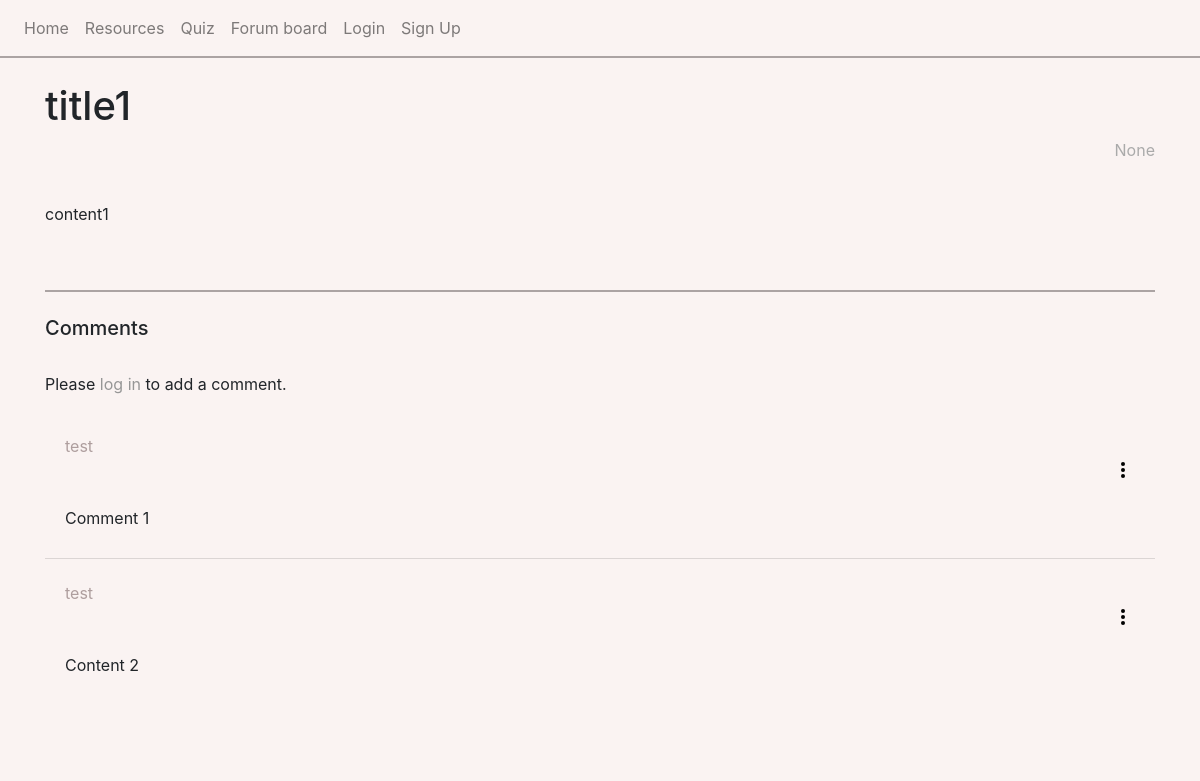
/forum/1/, run on an earlier commit of the app's database.
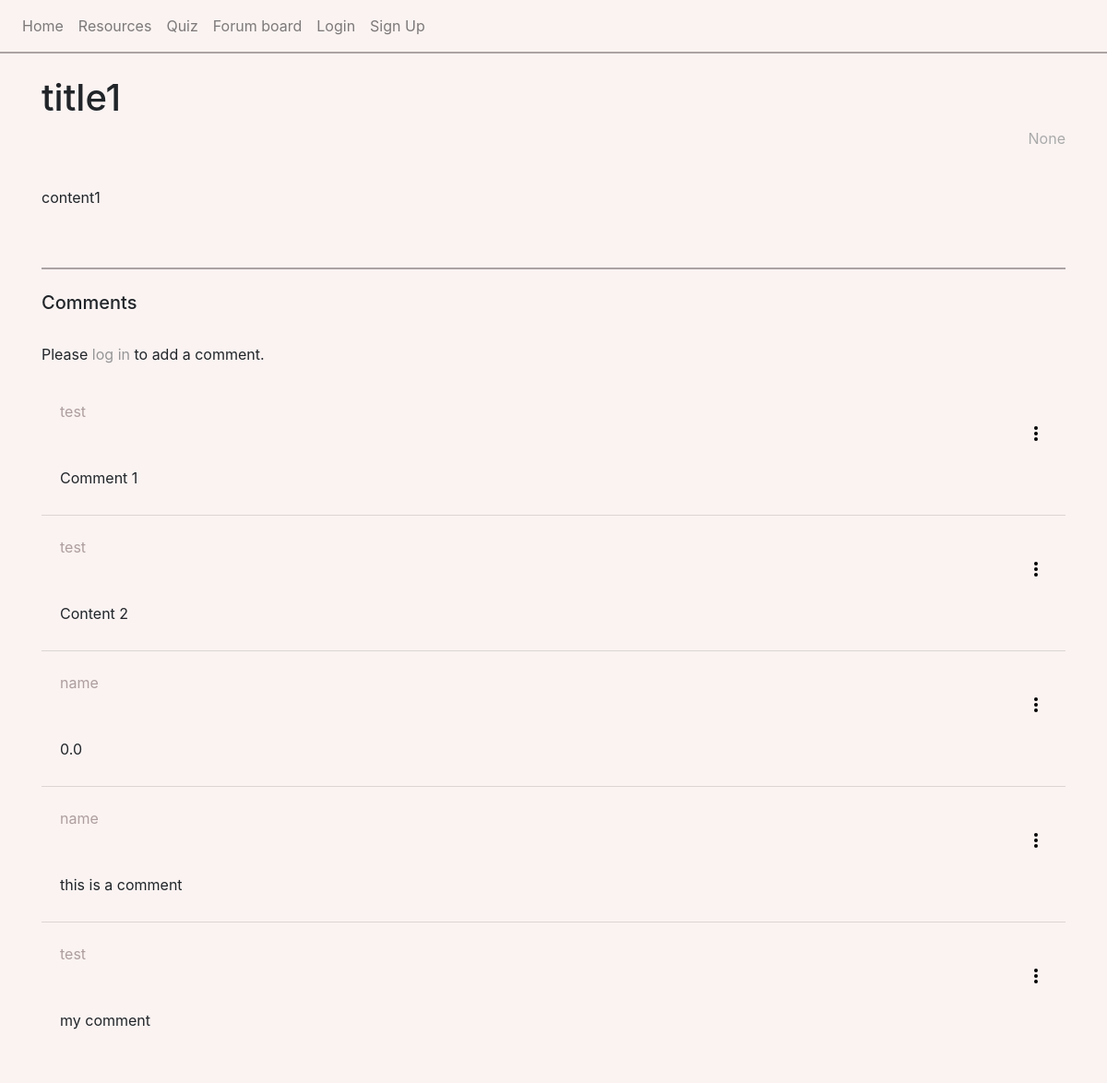
And on a later commit of the database.
### tables this page shows
CREATE TABLE forum_posts (postID INTEGER PRIMARY KEY, userID INTEGER REFERENCES user (userID), title TEXT, content TEXT, post_date TIMESTAMP DEFAULT (CURRENT_TIMESTAMP));

CREATE TABLE comments (comID INTEGER PRIMARY KEY, userID INTEGER REFERENCES user (userID), postID INTEGER REFERENCES forum_posts (postID), content TEXT, com_date TIMESTAMP DEFAULT (CURRENT_TIMESTAMP));

CREATE TABLE user (userID INTEGER PRIMARY KEY, email TEXT, username TEXT, password TEXT, profile_pic TEXT);

### website/views.py (the view, shortened to what this page needs)
@views.route('/forum/<id>/', methods=['GET', 'POST'])
def forum(id):
    if id == 'home': # shows list of posts with their titles
       sql = 'SELECT * FROM forum_posts;'
       posts = query_db(sql)
       if posts: #check if any posts exsist
           return render_template('forumHome.html', posts=posts)
       else:
           return render_template('forumHome.html', posts='No posts are currently available')
    else:
        id = int(id)
        sql_post = '''SELECT f.title, f.content, f.post_date, u.username, u.profile_pic
        FROM user u
        LEFT JOIN forum_posts f on u.userID = f.userID
        WHERE f.postID = ?;'''
        post_data = query_db(sql_post, (id,), one=True)
        if not post_data: # post doesn't exist
            flash('Post not available.', category='error')
            return redirect(url_for('views.forum', id = 'home'))
        sql_comment = '''SELECT c.*, u.username
        FROM comments c
        LEFT JOIN user u ON c.userID = u.userID
        WHERE c.postID = ?;'''
        comment_data = query_db(sql_comment, (id,))
        return render_template('forum.html', id = id,
        title = post_data[0],
        content = post_data[1],
        date = post_data[2],
        username = post_data[3],
        profile_pic = post_data[4], comments = comment_data)

### website/views.py (called while the page is built)
def query_db(sql,args=(),one=False):
    db = sqlite3.connect('web.db')
    cursor = db.cursor()
    cursor.execute(sql, args)
    results = cursor.fetchall()
    db.commit()
    db.close()
    return (results[0] if results else None) if one else results

### website/templates/forum.html
{% extends "base.html" %} {% block title %}{{ title }}{% endblock %}
{% block content %}
<br>
<h1>{{ title }}</h1>
<p class="date">{{ date }}</p>
<br>
<p>{{ content }}</p>
<br><br>
<div style='border-top:2px solid #aba3a3'>
    <br>
    <h5>Comments</h5>
    <br>
    {% if 'user' in session %}
        <button class="comment-btn" onclick="document.getElementById('commentBox').classList.toggle('hidden');">Add your comment...</button>
        <div id="commentBox" class="comment-box hidden">
            <form method="POST" action="{{ url_for('views.comments', id='create') }}">
                <textarea
                name="comment"
                id="comment"
                placeholder="Write your comment here..."></textarea><br>
                <input type="hidden" name="postID" value={{id}}>
                <button type="submit" class="submit-comment">Submit Comment</button>
            </form>
        </div>
    {% else %}
        <p>Please <a href="{{ url_for('auth.login') }}" class="custom-link-underline">log in</a> to add a comment.</p>
    {% endif %}
    <div>
        <ul class="list-group list-group-flush" id="comments">
            {% for comment in comments %}
            <li class="list-group-item custom-bg comment">
                <p class="inline" style="color: rgb(174, 158, 158)">{{ comment[5] }}</p>
                {% include "dotComment.html" %}
                <p>{{ comment[3] }}</p>
            </li>
            {% endfor %}
        </ul>
    </div>
</div><br><br>
{% endblock %}

### website/templates/base.html (shortened to what this page needs)
<!DOCTYPE html>
<html lang="en">
<head>
    <link
      rel="stylesheet"
      href="https://stackpath.bootstrapcdn.com/bootstrap/4.4.1/css/bootstrap.min.css"
    />
    <link
      rel="stylesheet"
      href="https://stackpath.bootstrapcdn.com/font-awesome/4.7.0/css/font-awesome.min.css"
    />
    <link rel="stylesheet" href= "{{ url_for('static',filename='styles.css') }}">
</head>
<body class="custom-bg">
  <nav class = "navbar navbar-expand-lg navbar-light custom-bg">
    <div class="collapse navbar-collapse" id="navbar">
      <div class="navbar-nav">
        <a class="nav-item nav-link" id="home" href="/">Home</a>
        <a class="nav-item nav-link" id="resources" href="/resources">Resources</a>
        <a class="nav-item nav-link" id="quiz" href="/quiz/home">Quiz</a>
        <a class="nav-item nav-link" id="forum" href="/forum/home">Forum board</a>
        {% if session.get('user') %}
          <a class="nav-item nav-link" id="logout" href="/logout">Logout</a>
        {% else %}
          <a class="nav-item nav-link" id="login" href="/login">Login</a>
          <a class="nav-item nav-link" id="signup" href="/sign-up">Sign Up</a>
        {% endif %}
      </div>
    </div>
  </nav>
  <div class="container custom-bg">
    {% block content %}
    {% endblock %}
  </div>
</body>
</html>

### website/templates/dotComment.html (shortened to what this page needs)
<div class="container mt-5 inline">
    <div class="dropdown" align="right">
        <button class="dot-btn" id="dropdownMenuButton" data-toggle="dropdown" aria-haspopup="true" aria-expanded="false">
            <span class="navbar-toggler-icon"></span>
            <div class="dots">
                <span></span>
                <span></span>
                <span></span>
            </div>
        </button>
    </div>
</div>

### website/static/styles.css (style rules this page uses)
.custom-bg { background-color: #faf3f2; }
.custom-link-underline { color: rgb(150, 150, 150); text-decoration: none; }
.comment { margin-top : 10px; }
.dot-btn { background: none; border: none; color: inherit; padding: 0; cursor: pointer; display: inline-block; position: relative; width: 24px; height: 24px; }
.dot-btn .dots { display: inline-block; position: absolute; top: 50%; left: 50%; transform: translate(-50%, -50%); }
.dot-btn .dots span { display: block; width: 4px; height: 4px; background-color: black; border-radius: 50%; margin: 2px 0; }
.inline { display: inline; }
.navbar { border-bottom:2px solid #aba3a3; }
.date { text-align: right; color: rgb(170, 170, 170) }

What changed in the data, as far as the page shows it:
added comments: username "name", content "0.0"
added comments: username "name", content "this is a comment"
added comments: username "test", content "my comment"
